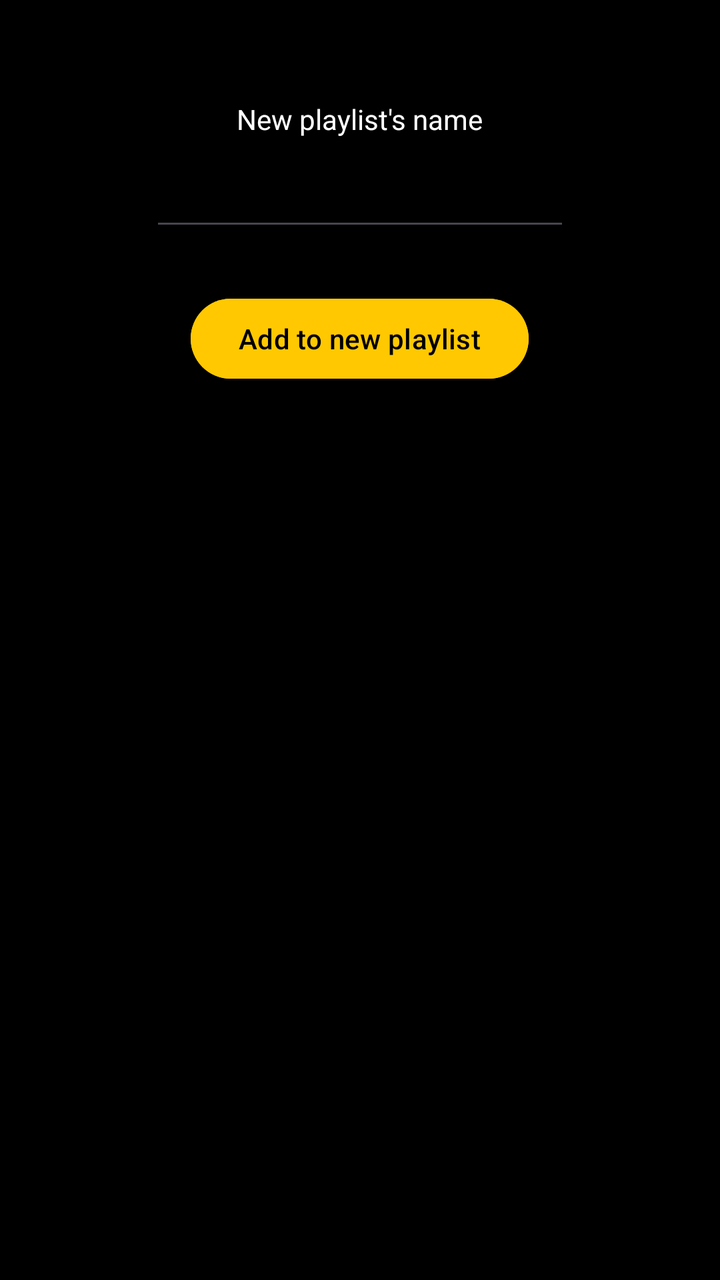
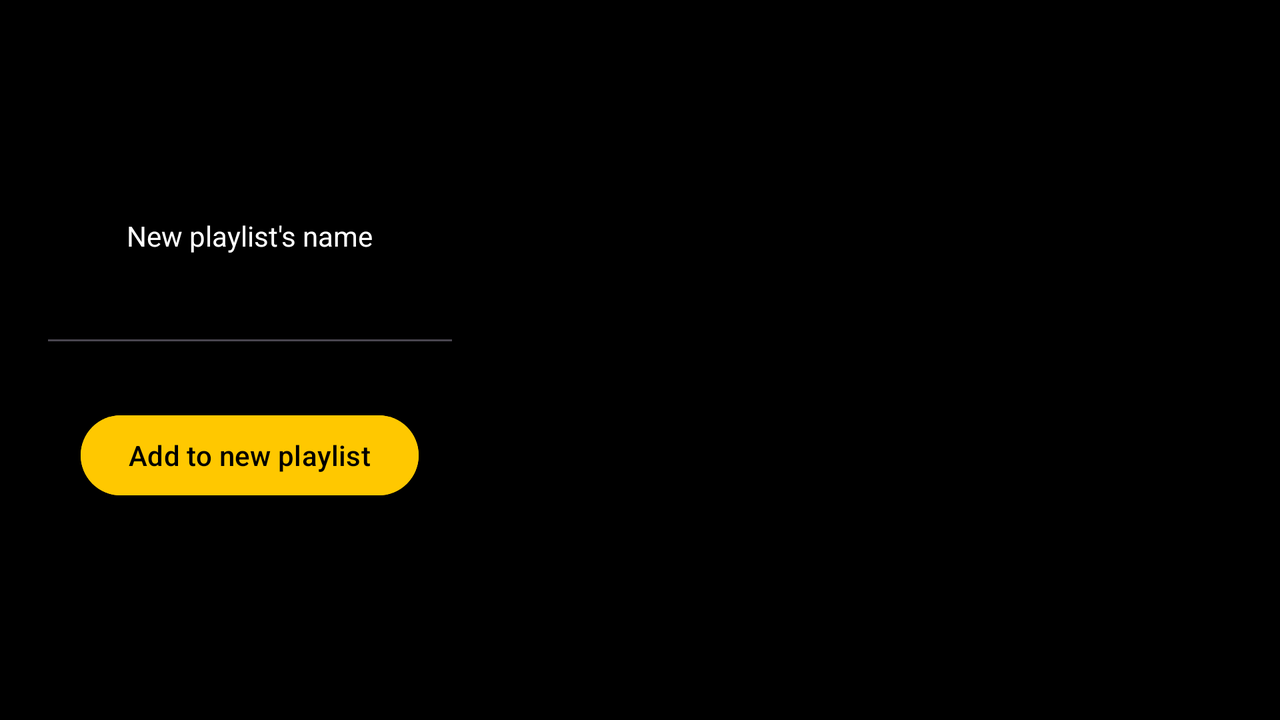

Compare how this app lays out the same screen by default and in its alternative resource folder. The renders come first, then the two layout files and the values they reference.
<!-- AndroidManifest.xml: application theme Theme.SpotiFilter -->
<!-- res/layout/fragment_add_track_to_playlist.xml -->
<?xml version="1.0" encoding="utf-8"?>
<FrameLayout
    xmlns:android="http://schemas.android.com/apk/res/android"
    xmlns:tools="http://schemas.android.com/tools"
    android:layout_width="match_parent"
    android:layout_height="match_parent"
    android:background="@color/black"
    tools:context=".view.home.fragment.AddTrackToPlaylistFragment">

    <LinearLayout
        android:layout_width="match_parent"
        android:layout_height="match_parent"
        android:orientation="vertical"
        android:gravity="center_horizontal">

        <TextView
            android:id="@+id/addTrackToPlaylistTextView"
            android:layout_width="wrap_content"
            android:layout_height="wrap_content"
            android:layout_marginTop="50dp"
            android:layout_marginBottom="10dp"
            android:text="New playlist's name"
            android:textColor="@color/white" />

        <EditText
            android:id="@+id/addTrackToPlaylistPlainText"
            android:layout_width="wrap_content"
            android:layout_height="wrap_content"
            android:layout_marginBottom="25dp"
            android:ems="10"
            android:inputType="text"
            android:textColor="@color/white" />

        <Button
            android:id="@+id/addTrackToPlaylistButton"
            android:layout_width="wrap_content"
            android:layout_height="wrap_content"
            android:layout_marginBottom="50dp"
            android:text="Add to new playlist"
            android:backgroundTint="@color/orange"
            android:textColor="@color/black" />

        <androidx.recyclerview.widget.RecyclerView
            android:id="@+id/addTrackToPlaylistRecyclerView"
            android:layout_width="match_parent"
            android:layout_height="wrap_content" />

    </LinearLayout>

</FrameLayout>
<!-- resources referenced by this layout -->
<resources>
  <color name="black">
          #000000
      </color>
  <color name="orange">
          #FFC800
      </color>
  <color name="white">
          #FFFFFF
      </color>
  <style name="Theme.SpotiFilter" parent="Base.Theme.SpotiFilter" />
  <style name="Base.Theme.SpotiFilter" parent="Theme.Material3.DayNight.NoActionBar">
      </style>
</resources>
<!-- res/layout-land/fragment_add_track_to_playlist.xml (the repository's variant of the layout above) -->
<!-- drawn on the phone turned sideways -->
<?xml version="1.0" encoding="utf-8"?>
<FrameLayout
    xmlns:android="http://schemas.android.com/apk/res/android"
    xmlns:tools="http://schemas.android.com/tools"
    android:layout_width="match_parent"
    android:layout_height="match_parent"
    android:background="@color/black"
    tools:context=".view.home.fragment.AddTrackToPlaylistFragment">

    <LinearLayout
        android:layout_width="match_parent"
        android:layout_height="match_parent"
        android:orientation="horizontal"
        android:gravity="center">

        <LinearLayout
            android:layout_width="wrap_content"
            android:layout_height="match_parent"
            android:orientation="vertical"
            android:gravity="center"
            android:layout_marginLeft="20dp"
            android:layout_marginRight="20dp">

            <TextView
                android:id="@+id/addTrackToPlaylistTextView"
                android:layout_width="wrap_content"
                android:layout_height="wrap_content"
                android:layout_marginBottom="10dp"
                android:text="New playlist's name"
                android:textColor="@color/white" />

            <EditText
                android:id="@+id/addTrackToPlaylistPlainText"
                android:layout_width="wrap_content"
                android:layout_height="wrap_content"
                android:layout_marginBottom="25dp"
                android:ems="10"
                android:inputType="text"
                android:textColor="@color/white" />

            <Button
                android:id="@+id/addTrackToPlaylistButton"
                android:layout_width="wrap_content"
                android:layout_height="wrap_content"
                android:text="Add to new playlist"
                android:backgroundTint="@color/orange"
                android:textColor="@color/black" />

        </LinearLayout>

        <androidx.recyclerview.widget.RecyclerView
            android:id="@+id/addTrackToPlaylistRecyclerView"
            android:layout_width="match_parent"
            android:layout_height="wrap_content" />

    </LinearLayout>

</FrameLayout>
